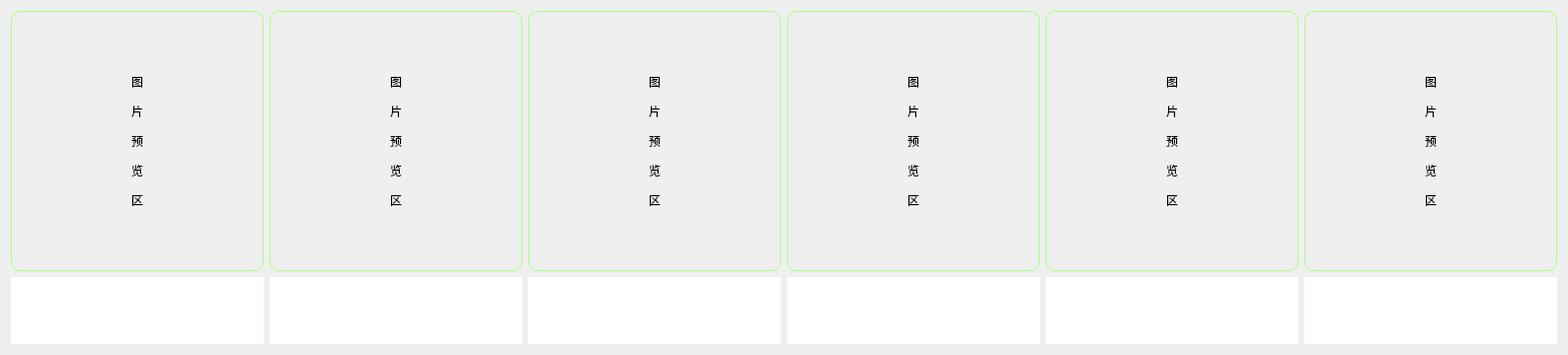
         <widget class="QWidget" name="tab_11">
          <attribute name="title">
           <string>弹窗截图页</string>
          </attribute>
          <layout class="QHBoxLayout" name="horizontalLayout_8">
           <item>
            <layout class="QVBoxLayout" name="verticalLayout_59" stretch="9,1">
             <item>
              <layout class="QVBoxLayout" name="verticalLayout_60">
               <item>
                <widget class="QLabel" name="ash_lock_img">
                 <property name="styleSheet">
                  <string notr="true">border-color: rgb(170, 255, 127);
border-width: 1px;
border-style: solid;
border-radius:10px;
font: 20pt &quot;微软雅黑&quot;;</string>
                 </property>
                 <property name="text">
                  <string>&lt;html&gt;&lt;head/&gt;&lt;body&gt;&lt;p&gt;图&lt;/p&gt;&lt;p&gt;片&lt;/p&gt;&lt;p&gt;预&lt;/p&gt;&lt;p&gt;览&lt;/p&gt;&lt;p&gt;区&lt;/p&gt;&lt;/body&gt;&lt;/html&gt;</string>
                 </property>
                 <property name="alignment">
                  <set>Qt::AlignCenter</set>
                 </property>
                </widget>
               </item>
              </layout>
             </item>
             <item>
              <widget class="QTextBrowser" name="ash_lock_path">
               <property name="styleSheet">
                <string notr="true">border-radius: 20px;
font: 10pt &quot;微软雅黑&quot;;
color: rgb(170, 255, 127);</string>
               </property>
              </widget>
             </item>
            </layout>
           </item>
           <item>
            <layout class="QVBoxLayout" name="verticalLayout_61" stretch="9,1">
             <item>
              <layout class="QVBoxLayout" name="verticalLayout_62">
               <item>
                <widget class="QLabel" name="ash_unlock_img">
                 <property name="styleSheet">
                  <string notr="true">border-color: rgb(170, 255, 127);
border-width: 1px;
border-style: solid;
border-radius:10px;
font: 20pt &quot;微软雅黑&quot;;</string>
                 </property>
                 <property name="text">
                  <string>&lt;html&gt;&lt;head/&gt;&lt;body&gt;&lt;p&gt;图&lt;/p&gt;&lt;p&gt;片&lt;/p&gt;&lt;p&gt;预&lt;/p&gt;&lt;p&gt;览&lt;/p&gt;&lt;p&gt;区&lt;/p&gt;&lt;/body&gt;&lt;/html&gt;</string>
                 </property>
                 <property name="alignment">
                  <set>Qt::AlignCenter</set>
                 </property>
                </widget>
               </item>
              </layout>
             </item>
             <item>
              <widget class="QTextBrowser" name="ash_unlock_path">
               <property name="styleSheet">
                <string notr="true">border-radius: 20px;
font: 10pt &quot;微软雅黑&quot;;
color: rgb(170, 255, 127);</string>
               </property>
              </widget>
             </item>
            </layout>
           </item>
           <item>
            <layout class="QVBoxLayout" name="verticalLayout_63" stretch="9,1">
             <item>
              <layout class="QVBoxLayout" name="verticalLayout_64">
               <item>
                <widget class="QLabel" name="ash_charge_img">
                 <property name="styleSheet">
                  <string notr="true">border-color: rgb(170, 255, 127);
border-width: 1px;
border-style: solid;
border-radius:10px;
font: 20pt &quot;微软雅黑&quot;;</string>
                 </property>
                 <property name="text">
                  <string>&lt;html&gt;&lt;head/&gt;&lt;body&gt;&lt;p&gt;图&lt;/p&gt;&lt;p&gt;片&lt;/p&gt;&lt;p&gt;预&lt;/p&gt;&lt;p&gt;览&lt;/p&gt;&lt;p&gt;区&lt;/p&gt;&lt;/body&gt;&lt;/html&gt;</string>
                 </property>
                 <property name="alignment">
                  <set>Qt::AlignCenter</set>
                 </property>
                </widget>
               </item>
              </layout>
             </item>
             <item>
              <widget class="QTextBrowser" name="ash_charge_path">
               <property name="styleSheet">
                <string notr="true">border-radius: 20px;
font: 10pt &quot;微软雅黑&quot;;
color: rgb(170, 255, 127);</string>
               </property>
              </widget>
             </item>
            </layout>
           </item>
           <item>
            <layout class="QVBoxLayout" name="verticalLayout_65" stretch="9,1">
             <item>
              <layout class="QVBoxLayout" name="verticalLayout_66">
               <item>
                <widget class="QLabel" name="ash_wifi_img">
                 <property name="styleSheet">
                  <string notr="true">border-color: rgb(170, 255, 127);
border-width: 1px;
border-style: solid;
border-radius:10px;
font: 20pt &quot;微软雅黑&quot;;</string>
                 </property>
                 <property name="text">
                  <string>&lt;html&gt;&lt;head/&gt;&lt;body&gt;&lt;p&gt;图&lt;/p&gt;&lt;p&gt;片&lt;/p&gt;&lt;p&gt;预&lt;/p&gt;&lt;p&gt;览&lt;/p&gt;&lt;p&gt;区&lt;/p&gt;&lt;/body&gt;&lt;/html&gt;</string>
                 </property>
                 <property name="alignment">
                  <set>Qt::AlignCenter</set>
                 </property>
                </widget>
               </item>
              </layout>
             </item>
             <item>
              <widget class="QTextBrowser" name="ash_wifi_path">
               <property name="styleSheet">
                <string notr="true">border-radius: 20px;
font: 10pt &quot;微软雅黑&quot;;
color: rgb(170, 255, 127);</string>
               </property>
              </widget>
             </item>
            </layout>
           </item>
           <item>
            <layout class="QVBoxLayout" name="verticalLayout_67" stretch="9,1">
             <item>
              <layout class="QVBoxLayout" name="verticalLayout_68">
               <item>
                <widget class="QLabel" name="ash_timing_img">
                 <property name="styleSheet">
                  <string notr="true">border-color: rgb(170, 255, 127);
border-width: 1px;
border-style: solid;
border-radius:10px;
font: 20pt &quot;微软雅黑&quot;;</string>
                 </property>
                 <property name="text">
                  <string>&lt;html&gt;&lt;head/&gt;&lt;body&gt;&lt;p&gt;图&lt;/p&gt;&lt;p&gt;片&lt;/p&gt;&lt;p&gt;预&lt;/p&gt;&lt;p&gt;览&lt;/p&gt;&lt;p&gt;区&lt;/p&gt;&lt;/body&gt;&lt;/html&gt;</string>
                 </property>
                 <property name="alignment">
                  <set>Qt::AlignCenter</set>
                 </property>
                </widget>
               </item>
              </layout>
             </item>
             <item>
              <widget class="QTextBrowser" name="ash_timing_path">
               <property name="styleSheet">
                <string notr="true">border-radius: 20px;
font: 10pt &quot;微软雅黑&quot;;
color: rgb(170, 255, 127);</string>
               </property>
              </widget>
             </item>
            </layout>
           </item>
           <item>
            <layout class="QVBoxLayout" name="verticalLayout_69" stretch="9,1">
             <item>
              <layout class="QVBoxLayout" name="verticalLayout_70">
               <item>
                <widget class="QLabel" name="ash_home_img">
                 <property name="styleSheet">
                  <string notr="true">border-color: rgb(170, 255, 127);
border-width: 1px;
border-style: solid;
border-radius:10px;
font: 20pt &quot;微软雅黑&quot;;</string>
                 </property>
                 <property name="text">
                  <string>&lt;html&gt;&lt;head/&gt;&lt;body&gt;&lt;p&gt;图&lt;/p&gt;&lt;p&gt;片&lt;/p&gt;&lt;p&gt;预&lt;/p&gt;&lt;p&gt;览&lt;/p&gt;&lt;p&gt;区&lt;/p&gt;&lt;/body&gt;&lt;/html&gt;</string>
                 </property>
                 <property name="alignment">
                  <set>Qt::AlignCenter</set>
                 </property>
                </widget>
               </item>
              </layout>
             </item>
             <item>
              <widget class="QTextBrowser" name="ash_home_path">
               <property name="styleSheet">
                <string notr="true">border-radius: 20px;
font: 10pt &quot;微软雅黑&quot;;
color: rgb(170, 255, 127);</string>
               </property>
              </widget>
             </item>
            </layout>
           </item>
          </layout>
         </widget>
